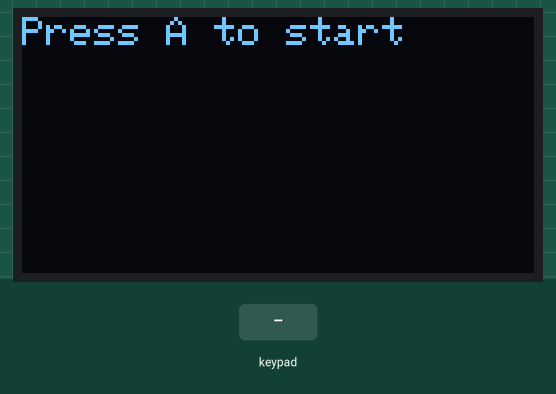
Simulated run of this sketch. Board: ESP32. On the bench: 128×64 one-colour display. The test bench sets the inputs (shaded band). What the sketch prints to the serial monitor is not drawn.

Above: at 1.2 s.
1.3 s: key 'A' pressed
At 2.4 s:
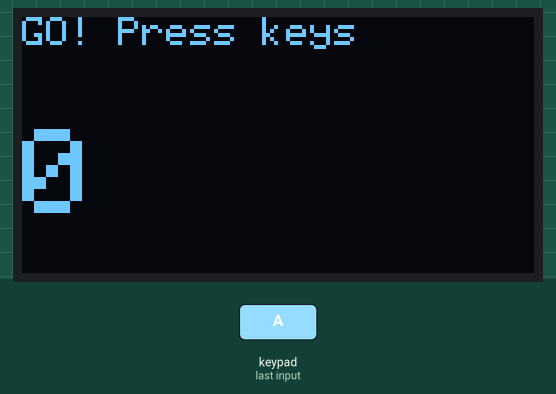
2.8 s: keypad keys 1 3 1 2 1 4 2 7 pressed 0.4 s apart
At 6.7 s:
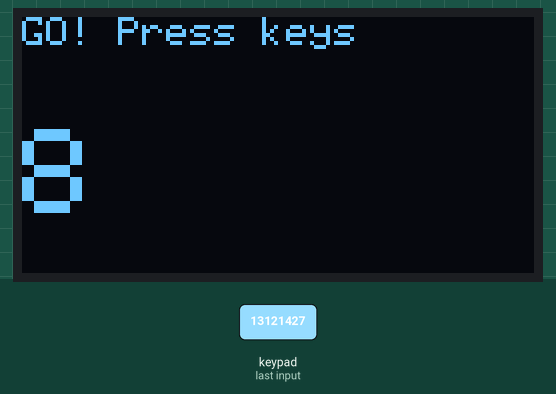
7.5 s: key '1' pressed
At 8.3 s:
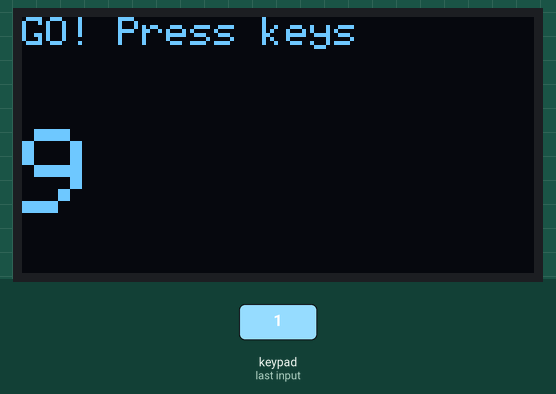
10.5 s: keypad keys 1 3 1 2 1 4 2 7 # pressed 0.4 s apart
At 12.1 s:
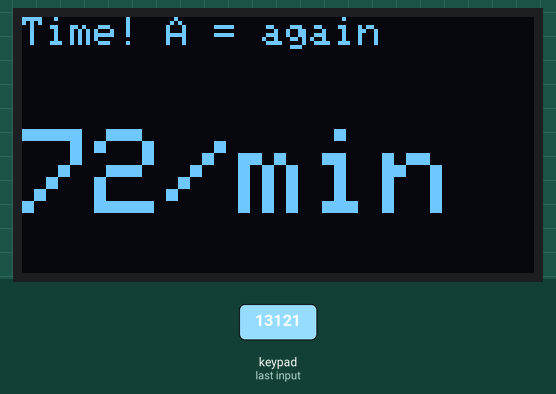
Timing chart, 0 to 13.6 s (numbered marks = the images above; inputs shaded):
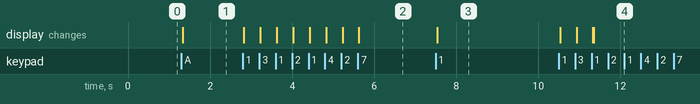

Measured:
- after the input at 1.3 s, the display: changes at once (image 1)
- after the input at 2.8 s, the display: first changes at once (image 2 shows a later state)
- after the input at 7.5 s, the display: changes at once (image 3)
- after the input at 10.5 s, the display: first changes at once (image 4 shows a later state)

The sketch:

bonus_2_typing_speed.ino
```cpp
// Project 02, Bonus 2 - Typing Speed (after Chapter 18)
// Press A to start; count every key for 10 seconds, then show the result.

#include <Wire.h>
#include <Adafruit_GFX.h>
#include <Adafruit_SSD1306.h>
#include <Keypad.h>

const byte ROWS = 4;
const byte COLS = 4;
char keys[ROWS][COLS] = {
  {'1', '2', '3', 'A'},
  {'4', '5', '6', 'B'},
  {'7', '8', '9', 'C'},
  {'*', '0', '#', 'D'}
};
byte rowPins[ROWS] = {13, 12, 14, 27};
byte colPins[COLS] = {26, 25, 33, 32};
Keypad keypad = Keypad(makeKeymap(keys), rowPins, colPins, ROWS, COLS);

const int SCREEN_WIDTH  = 128;
const int SCREEN_HEIGHT = 64;
Adafruit_SSD1306 display(SCREEN_WIDTH, SCREEN_HEIGHT, &Wire, -1);

const unsigned long TEST_TIME = 10000;   // 10 seconds
bool running = false;
unsigned long startTime = 0;
int presses = 0;

void setup() {
  Serial.begin(115200);
  if (!display.begin(SSD1306_SWITCHCAPVCC, 0x3C)) {
    Serial.println("OLED not found");
  }
  display.setTextColor(SSD1306_WHITE);
  showText("Press A to start", "");
}

void loop() {
  char key = keypad.getKey();

  if (!running && key == 'A') {           // start the test
    running = true;
    presses = 0;
    startTime = millis();
    showText("GO! Press keys", "0");
  } else if (running && key) {            // count every key
    presses++;
    showText("GO! Press keys", String(presses));
  }

  if (running && millis() - startTime >= TEST_TIME) {   // time is up
    running = false;
    String result = String(presses * 6) + "/min";
    showText("Time! A = again", result);
    Serial.print("Presses in 10 s: ");
    Serial.println(presses);
  }
}

void showText(String title, String big) {
  display.clearDisplay();
  display.setTextSize(1);
  display.setCursor(0, 0);
  display.println(title);
  display.setTextSize(3);
  display.setCursor(0, 28);
  display.println(big);
  display.display();
}
```
